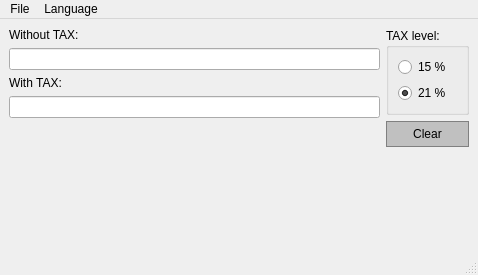
<?xml version="1.0" encoding="UTF-8"?>
<ui version="4.0">
 <class>MainWindow</class>
 <widget class="QMainWindow" name="MainWindow">
  <property name="geometry">
   <rect>
    <x>0</x>
    <y>0</y>
    <width>478</width>
    <height>275</height>
   </rect>
  </property>
  <property name="windowTitle">
   <string>MainWindow</string>
  </property>
  <widget class="QWidget" name="centralwidget">
   <layout class="QHBoxLayout" name="horizontalLayout">
    <item>
     <layout class="QVBoxLayout" name="verticalLayout">
      <item>
       <widget class="QLabel" name="label">
        <property name="text">
         <string>Without TAX:</string>
        </property>
       </widget>
      </item>
      <item>
       <widget class="QLineEdit" name="leWithoutTAX"/>
      </item>
      <item>
       <widget class="QLabel" name="label_2">
        <property name="text">
         <string>With TAX:</string>
        </property>
       </widget>
      </item>
      <item>
       <widget class="QLineEdit" name="leWithTAX"/>
      </item>
      <item>
       <spacer name="verticalSpacer">
        <property name="orientation">
         <enum>Qt::Vertical</enum>
        </property>
        <property name="sizeHint" stdset="0">
         <size>
          <width>20</width>
          <height>40</height>
         </size>
        </property>
       </spacer>
      </item>
     </layout>
    </item>
    <item>
     <layout class="QVBoxLayout" name="verticalLayout_2">
      <item>
       <widget class="QGroupBox" name="groupBox">
        <property name="title">
         <string>TAX level:</string>
        </property>
        <layout class="QVBoxLayout" name="verticalLayout_3">
         <item>
          <widget class="QRadioButton" name="rb15">
           <property name="text">
            <string>15 %</string>
           </property>
          </widget>
         </item>
         <item>
          <widget class="QRadioButton" name="rb21">
           <property name="text">
            <string>21 %</string>
           </property>
           <property name="checked">
            <bool>true</bool>
           </property>
          </widget>
         </item>
        </layout>
       </widget>
      </item>
      <item>
       <widget class="QPushButton" name="pbClear">
        <property name="styleSheet">
         <string notr="true">QPushButton {
 background-color : #C0C0C0;
border: 1px solid gray;
padding: 5px;
}

QPushButton:pressed {
 background-color : #A9A9A9;
border: 1px solid gray;
padding: 5px;
}

</string>
        </property>
        <property name="text">
         <string>Clear</string>
        </property>
       </widget>
      </item>
      <item>
       <spacer name="verticalSpacer_2">
        <property name="orientation">
         <enum>Qt::Vertical</enum>
        </property>
        <property name="sizeHint" stdset="0">
         <size>
          <width>20</width>
          <height>40</height>
         </size>
        </property>
       </spacer>
      </item>
     </layout>
    </item>
   </layout>
  </widget>
  <widget class="QMenuBar" name="menubar">
   <property name="geometry">
    <rect>
     <x>0</x>
     <y>0</y>
     <width>478</width>
     <height>17</height>
    </rect>
   </property>
   <widget class="QMenu" name="menuFile">
    <property name="title">
     <string>File</string>
    </property>
    <addaction name="actionQuit"/>
   </widget>
   <widget class="QMenu" name="menuLanguage">
    <property name="title">
     <string>Language</string>
    </property>
    <addaction name="actionEnglish"/>
    <addaction name="actionItalian"/>
   </widget>
   <addaction name="menuFile"/>
   <addaction name="menuLanguage"/>
  </widget>
  <widget class="QStatusBar" name="statusbar"/>
  <action name="actionQuit">
   <property name="text">
    <string>Quit</string>
   </property>
  </action>
  <action name="actionEnglish">
   <property name="checkable">
    <bool>true</bool>
   </property>
   <property name="checked">
    <bool>true</bool>
   </property>
   <property name="text">
    <string>English</string>
   </property>
  </action>
  <action name="actionItalian">
   <property name="checkable">
    <bool>true</bool>
   </property>
   <property name="text">
    <string>Italian</string>
   </property>
  </action>
 </widget>
 <resources/>
 <connections>
  <connection>
   <sender>actionQuit</sender>
   <signal>triggered()</signal>
   <receiver>MainWindow</receiver>
   <slot>close()</slot>
   <hints>
    <hint type="sourcelabel">
     <x>-1</x>
     <y>-1</y>
    </hint>
    <hint type="destinationlabel">
     <x>238</x>
     <y>137</y>
    </hint>
   </hints>
  </connection>
 </connections>
</ui>
